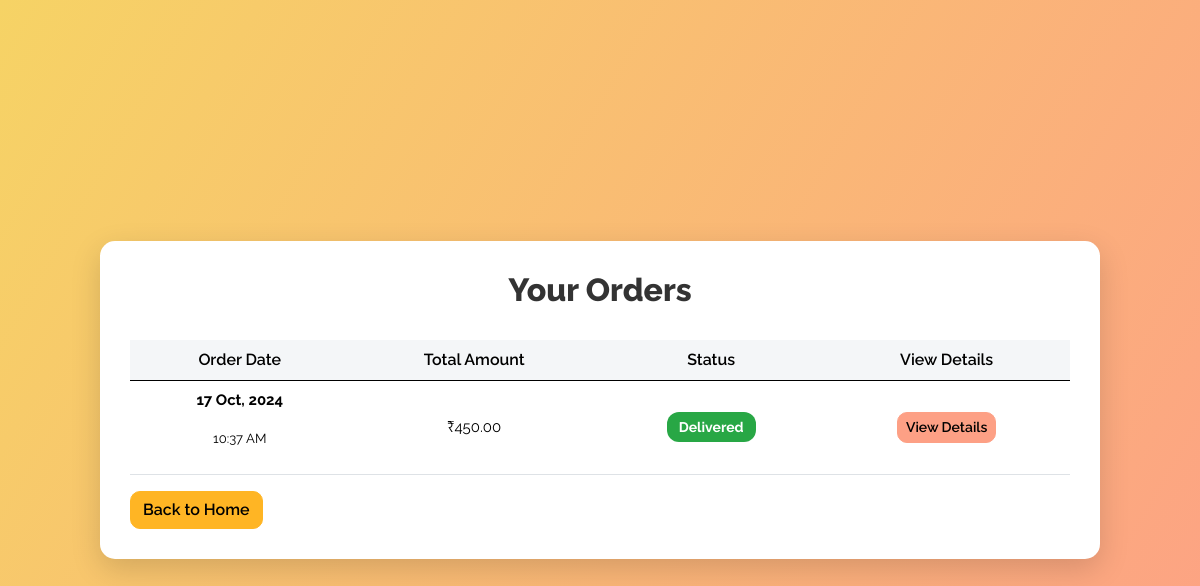
The app's page /user (signed in) with its own data.
### myapp/models.py (models this page shows, shortened)
class Order(models.Model):
    user = models.ForeignKey(User, on_delete=models.CASCADE)
    address = models.ForeignKey(Address, on_delete=models.CASCADE)
    total_amount = models.DecimalField(max_digits=10, decimal_places=2)
    order_date = models.DateTimeField(default=timezone.now)
    razorpay_order_id = models.CharField(max_length=100, null=True, blank=True)
    status = models.CharField(max_length=20, choices=[
        ('pending', 'Pending'),
        ('shipped', 'Shipped'),
        ('delivered', 'Delivered'),
        ('canceled', 'Canceled'),
        ], default="pending")

### myapp/views.py (the view)
# urls.py: path('user',views.user,name='user'),
def user(r):
    orders = Order.objects.filter(user=r.user).prefetch_related('items__product')
    return render(r,'user.html', {'orders': orders})

### template/user.html (shortened to what this page needs)
{% load static %}
<!DOCTYPE html>
<html lang="en">
<head>
    <link rel="stylesheet" href="https://use.fontawesome.com/releases/v5.15.4/css/all.css"/>
    <link href="https://cdn.jsdelivr.net/npm/bootstrap@5.3.3/dist/css/bootstrap.min.css" rel="stylesheet">
    <link href="https://cdn.jsdelivr.net/npm/bootstrap-icons@1.4.1/font/bootstrap-icons.css" rel="stylesheet">
    <link href="{% static 'lib/lightbox/css/lightbox.min.css' %}" rel="stylesheet">
    <link href="{% static 'lib/owlcarousel/assets/owl.carousel.min.css' %}" rel="stylesheet">
    <link href="{% static 'css/bootstrap.css' %}" rel="stylesheet">
    <link href="{% static 'css/style.css' %}" rel="stylesheet">
</head>
<body>
    <div class="highlight-box">
        <h2>Your Orders</h2>
        <div class="table-container">
            {% if orders %}
                <div class="table-responsive">
                    <table class="table table-hover">
                        <thead class="table-light">
                            <tr>
                                <th>Order Date</th>
                                <th>Total Amount</th>
                                <th>Status</th>
                                <th>View Details</th>
                            </tr>
                        </thead>
                        <tbody>
                            {% for order in orders %}
                                <tr>
                                    <td>
                                        <p><strong>{{ order.order_date|date:"d M, Y" }}</strong></p>
                                        <p><small>{{ order.order_date|date:"h:i A" }}</small></p>
                                    </td>
                                    <td>₹{{ order.total_amount }}</td>
                                    <td>
                                        <span class="badge badge-{{ order.status|lower }}">
                                            {{ order.get_status_display }}
                                        </span>
                                    </td>
                                    <td>
                                        <a href="{% url 'userorder' order.id %}" class="btn btn-primary btn-sm">View Details</a>
                                    </td>
                                </tr>
                            {% endfor %}
                        </tbody>
                    </table>
                </div>
                <a href="{% url 'index' %}" class="btn btn-secondary">Back to Home</a>
            {% else %}
                <div class="custom-alert">
                    No orders found. Start shopping to place your first order!
                    <a href="{% url 'shop' %}">Shop Now</a>
                </div>
            {% endif %}
        </div>
    </div>
</body>
</html>

### static/css/style.css (style rules this page uses)
.btn { font-weight: 600; transition: .5s; }

### template/user.html (style rules this page uses)
body { background: linear-gradient(120deg, #f6d365 0%, #fda085 100%); display: flex; justify-content: center; align-items: center; height: 100vh; margin: 0; font-family: 'Raleway', sans-serif; }
.highlight-box { background-color: #fff; padding: 30px; border-radius: 15px; box-shadow: 0 10px 30px rgba(0, 0, 0, 0.15); max-width: 1000px; width: 100%; }
h2 { text-align: center; font-size: 32px; font-weight: 800; color: #333; margin-bottom: 30px; }
table { border-collapse: collapse; margin-bottom: 20px; }
th, td { padding: 12px 20px; }
th { background-color: #f8f9fa; font-size: 16px; font-weight: 600; text-align: center; }
td { font-size: 15px; text-align: center; vertical-align: middle; }
.btn-primary { background-color: #fda085; border-color: #fda085; transition: background-color 0.3s ease; }
.badge { font-size: 14px; padding: 8px 12px; border-radius: 12px; color: white; }
.badge-delivered { background-color: #28a745; }

### records on screen
Order: order_date "17 Oct, 2024", order_date "10:37 AM", total_amount "450.00", status "Delivered"
